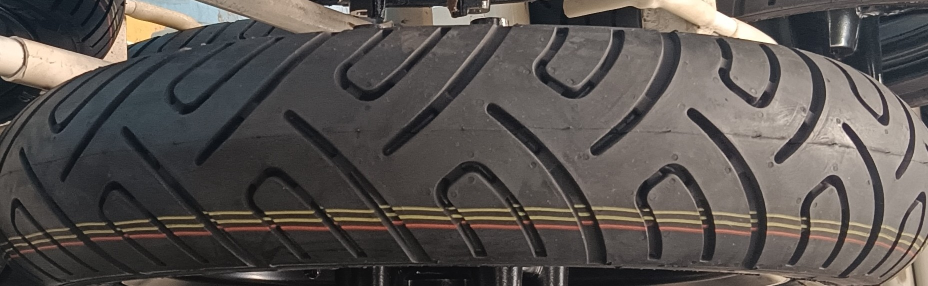
#> input picture tyre/tyre images/red_tyre.jpg, 1856 x 572 px, found by its file name (shown at 1/2 size)
$ python test_img.py
#> lines starting #> are read from the running program, lines starting #| are printed output that depends on the picture; after the words box and inside, x2 and y2 are one past the last pixel; in counts of white or black regions, pixels touching at a corner belong together
import cv2
import numpy as np

BINARY_THRESHOLD = 127
CONTOUR_ASPECT_RATIO = 3
CONTOUR_EXTENT = 0.1
STRIP_COUNT = 2
CROP_IMAGE = False
CROP_WINDOW_X = 100
CROP_WINDOW_Y = 100
CROP_WINDOW_HEIGHT = 500
CROP_WINDOW_WIDTH = 1500
COLOR_DISTANCE_TOLERANCE = 50000
TYRE_VARIANTS = {
    'variant1': [(255, 255, 255), (255, 255, 255), (0, 255, 255)],
    'variant2': [(0, 255, 255), (0, 255, 255), (0, 0, 255)],
}

class Strip:
    def __init__(self, contour=None, rect=None):
        self.contour = contour
        self.rect = rect

    def center(self):
        M = cv2.moments(self.contour)
        cY = int(M["m01"] / M["m00"])
        cX = int(M["m10"] / M["m00"])
        return (cX, cY)

def find_contours(gray):
    _, thresh = cv2.threshold(gray, BINARY_THRESHOLD, 255, cv2.THRESH_BINARY)
    thresh = cv2.adaptiveThreshold(gray, 255, cv2.ADAPTIVE_THRESH_GAUSSIAN_C, cv2.THRESH_BINARY, 101,4)
    cv2.imshow('th', cv2.resize(thresh, (1200, 700)))
    gray = cv2.GaussianBlur(thresh, (5, 5), 0)
    contours, _ = cv2.findContours(gray, cv2.RETR_EXTERNAL, cv2.CHAIN_APPROX_SIMPLE) # RETRIEVE ONLY PARENT
    return contours

def filter_contours(contours):
    strips = []
    for cnt in contours:
        x, y, w, h = cv2.boundingRect(cnt)
        aspect_ratio = float(w)/h
        extent = cv2.contourArea(cnt)/(w*h)
        if aspect_ratio > CONTOUR_ASPECT_RATIO and extent > CONTOUR_EXTENT:
            strip = Strip(contour=cnt, rect=(x, y, x+w, y+h))
            strips.append(strip)
    return strips

def filter_pixels(pixelpoints, gray):
    return np.array([point for point in pixelpoints if gray[point[0][1], point[0][0]] > BINARY_THRESHOLD])

def find_pixelpoints(contour, gray):
    mask = np.zeros(gray.shape, np.uint8)
    cv2.drawContours(mask, [contour], 0, 255, -1) # "-1" means Filled solid white
    pixelpoints = cv2.findNonZero(mask)
    pixelpoints = filter_pixels(pixelpoints, gray)
    return pixelpoints

def select_strips(strips):
    for strip in strips:
        center = strip.center()
        selected_strips = []
        for strip2 in strips:
            x1, y1, x2, y2 = strip2.rect
            if x1 <= center[0] <= x2:
                selected_strips.append(strip2)
            if len(selected_strips) == STRIP_COUNT:
                break
        if len(selected_strips) == STRIP_COUNT:
            break
    if len(selected_strips) != STRIP_COUNT:
        print(f"Error: Could not find {STRIP_COUNT} strips")
        exit()
    return sorted(selected_strips, key=lambda strip: strip.center()[1])

# [16 lines left out: function k_means, not called in this run]

def extract_color(strip, gray, img, k=1, max_iterations=10):
    pixelpoints = find_pixelpoints(strip.contour, gray)
    masked_pixels = []
    for point in pixelpoints:
        x, y = point[0]
        pixel = img[y, x]
        masked_pixels.append(pixel)
    masked_pixels = np.array(masked_pixels).reshape(-1, 3)
    if k == 1:
        mean_col = np.mean(masked_pixels, axis=0)
        return tuple(int(pixel) for pixel in mean_col)
    centroids, labels = k_means(masked_pixels, k, max_iterations)
    largest_cluster_idx = np.argmax([np.sum(labels == i) for i in range(k)])
    return tuple(int(pixel) for pixel in centroids[largest_cluster_idx])

# [12 lines left out: function find_variant, not called in this run]

if __name__ == "__main__":
    file = r"C:\Users\aditya.raj\Desktop\project_aruco\tyre\tyre images\red_tyre.jpg"
    img = cv2.imread(file)
#> img is the input picture: shape (572, 1856, 3); mean B, G, R 79.2, 82.3, 87.4
    try:
        if CROP_IMAGE:
            img = img[CROP_WINDOW_Y:CROP_WINDOW_Y+CROP_WINDOW_HEIGHT, CROP_WINDOW_X:CROP_WINDOW_X+CROP_WINDOW_WIDTH]
        img_copy = img.copy() ###### REMOVE
        gray = cv2.cvtColor(img, cv2.COLOR_BGR2GRAY)
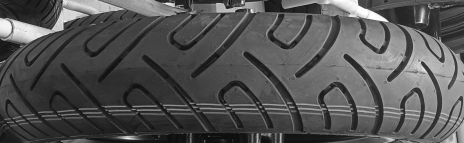
#> gray: shape (572, 1856) (shown at 1/4 size); min 0, max 255, mean 83.5
        contours = find_contours(gray)
#> in find_contours, `_, thresh = cv2.threshold(gray, BINARY_THRESHOLD, 255, cv2.THRESH_BINA..`:
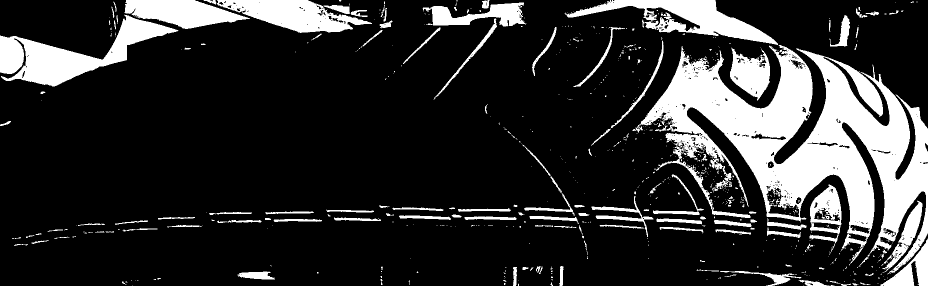
#> thresh: shape (572, 1856) (shown at 1/2 size); 19% white; 730 white regions (580 under 20 px), largest, box (x1, y1, x2, y2) and area: (1282, 90, 1856, 549) 103118, (0, 29, 357, 173) 18236, (1129, 0, 1556, 90) 13162
#> in find_contours, `thresh = cv2.adaptiveThreshold(gray, 255, cv2.ADAPTIVE_THRESH_GAUSSIAN..`:
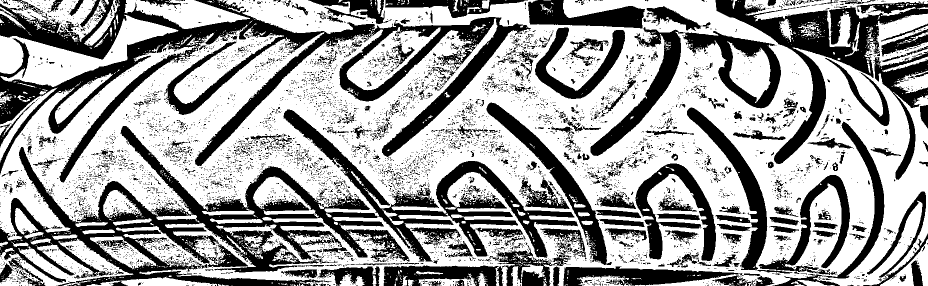
#> thresh: shape (572, 1856) (shown at 1/2 size); 62.5% white; 6608 black regions (6144 under 20 px)
#> in find_contours, `cv2.imshow('th', cv2.resize(thresh, (1200, 700)))`:
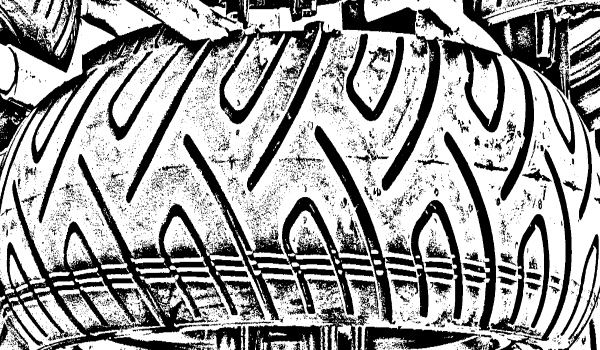
#> window 'th': shape (700, 1200) (shown at 1/2 size); min 0, max 255, mean 159.5
#> in find_contours, `gray = cv2.GaussianBlur(thresh, (5, 5), 0)`:
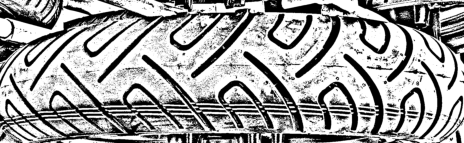
#> gray: shape (572, 1856) (shown at 1/4 size); min 0, max 255, mean 159.5
#> in find_contours, `contours, _ = cv2.findContours(gray, cv2.RETR_EXTERNAL, cv2.CHAIN_APPR..`: contours = 24 contours, 4 with area under 20; largest, box (x1, y1, x2, y2) and area: (0, 0, 1856, 572) 983980, (0, 0, 242, 100) 15577, (787, 538, 978, 572) 3338, (1781, 137, 1856, 189) 2354, (1078, 0, 1110, 33) 489
        strips = filter_contours(contours)
#> the loop in filter_contours, `for cnt in contours:` made 24 passes
#> (x, y, w, h, aspect_ratio, extent) on passes 5, 6, 7, 8, 10, 15, 17, 18: (20, 213, 7, 6, 1.17, 0.643), (1802, 184, 6, 6, 1, 0.681), (44, 181, 14, 9, 1.56, 0.663), (1781, 137, 75, 52, 1.44, 0.604), (1664, 102, 8, 9, 0.889, 0.736), (925, 17, 6, 7, 0.857, 0.702), (1461, 0, 22, 20, 1.1, 0.449), (1078, 0, 32, 33, 0.97, 0.463)
#> after the loop in filter_contours, `for cnt in contours:`: strips = 5 items
#> strips = 5 items
        cv2.drawContours(img_copy, [strip.contour for strip in strips], -1, (255, 0, 0), 2) #### REMOVE
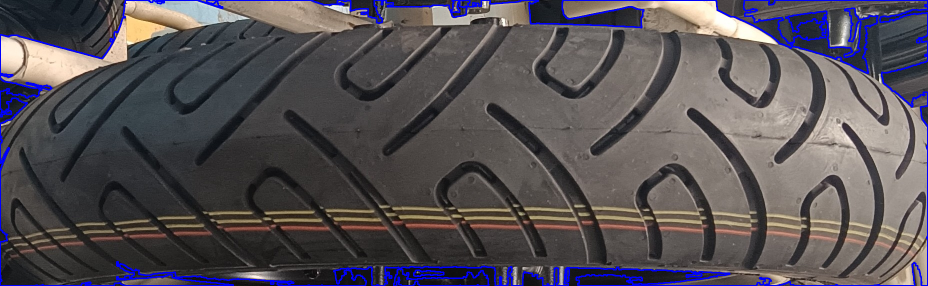
#> img_copy: shape (572, 1856, 3) (shown at 1/2 size); 3.18% of pixels changed, all inside (x1, y1, x2, y2) = (0, 0, 1856, 572)
        if len(strips) < STRIP_COUNT:
            print(f"Error: Could not find {STRIP_COUNT} strips")
            cv2.imshow('img', cv2.resize(img_copy, (CROP_WINDOW_WIDTH, CROP_WINDOW_HEIGHT))) ### REMOVE
            cv2.waitKey(0) ### REMOVE
            cv2.destroyAllWindows() ### REMOVE
            exit()
        selected_strips = select_strips(strips)
#> the loop in select_strips, `for strip in strips:` made 1 pass
#> center on pass 1: (565, 567)
#> selected_strips = 2 items
        for strip in selected_strips: #### REMOVE
            x1, y1, x2, y2 = strip.rect #### REMOVE
            cv2.rectangle(img_copy, (x1, y1), (x2, y2), (0, 255, 0), 3) #### REMOVE
#> this loop made 2 passes
#> (x1, y1, x2, y2) on passes 1 to 2: (0, 0, 1856, 572), (554, 565, 578, 572)
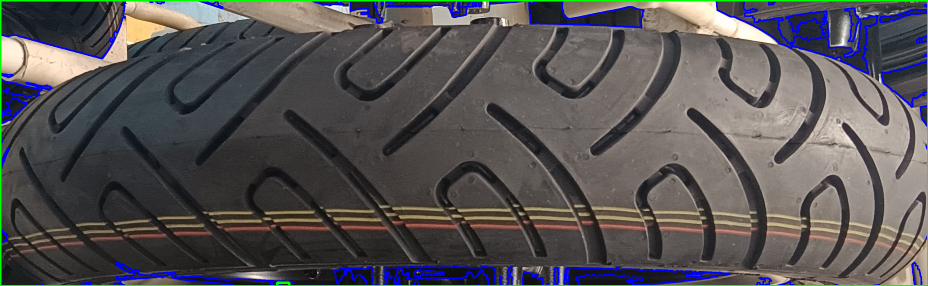
#> img_copy: shape (572, 1856, 3) (shown at 1/2 size); 1.16% of pixels changed, all inside (x1, y1, x2, y2) = (0, 0, 1856, 572)
        pattern = []
        for strip in selected_strips:
            color = extract_color(strip, gray, img, k=1)
            pattern.append(color)
            cv2.rectangle(img_copy, (strip.rect[0], strip.rect[1]), (strip.rect[2], strip.rect[3]), color, -1) #### REMOVE
        print(pattern)
        # variant = find_variant(pattern)
        # print(variant)
        cv2.imshow('img', cv2.resize(img_copy, (CROP_WINDOW_WIDTH, CROP_WINDOW_HEIGHT))) ### REMOVE

        height, width = (300, STRIP_COUNT*50) #### REMOVE
        section_width = width // STRIP_COUNT #### REMOVE
        pattern_img = np.zeros((height, width, 3), dtype=np.uint8) #### REMOVE
        for i in range(STRIP_COUNT):
            pattern_img[:, i*section_width:(i+1)*section_width] = extract_color(selected_strips[i], gray, img) #### REMOVE
        cv2.imshow('Pattern', pattern_img) #### REMOVE
        cv2.imwrite('pattern_yellow.jpg', pattern_img) #### REMOVE
        cv2.imwrite('tyre_segment.jpg', img_copy) ### REMOVE
    except:
        pass
    cv2.waitKey(0) ### REMOVE
    cv2.destroyAllWindows() ### REMOVE

$ run again, with tyre/tyre images/4835.jpg copied over tyre/tyre images/red_tyre.jpg
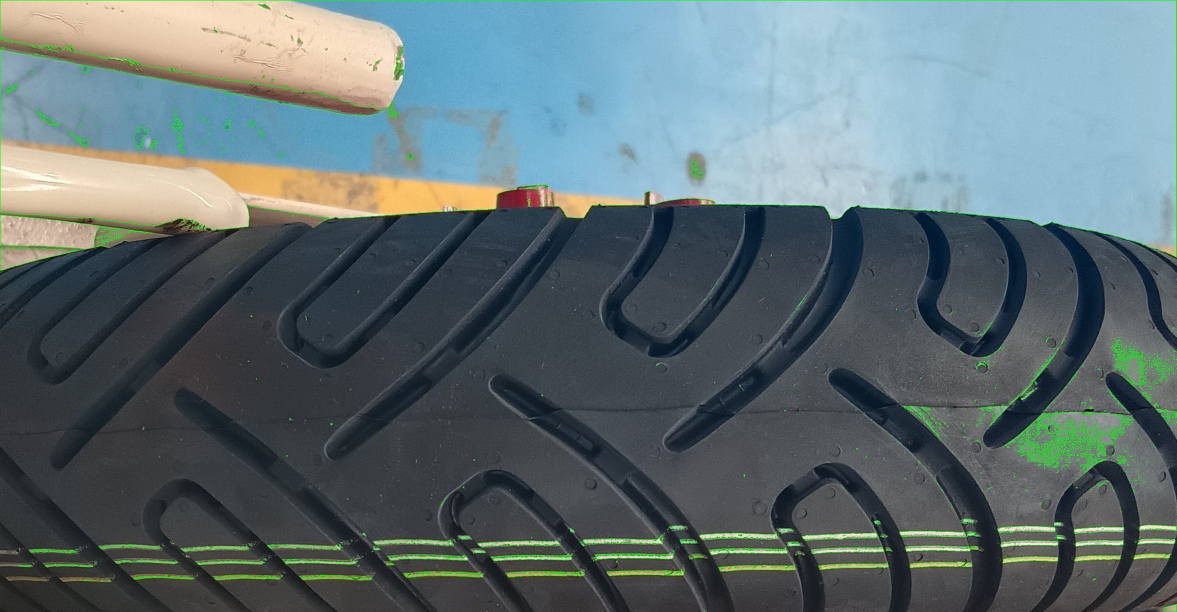
#> input picture tyre/tyre images/4835.jpg, 2353 x 1224 px, found by its file name (shown at 1/2 size)
#> img is the input picture: shape (1224, 2353, 3); mean B, G, R 113.2, 110.1, 94.8
#> in find_contours, `_, thresh = cv2.threshold(gray, BINARY_THRESHOLD, 255, cv2.THRESH_BINA..`:
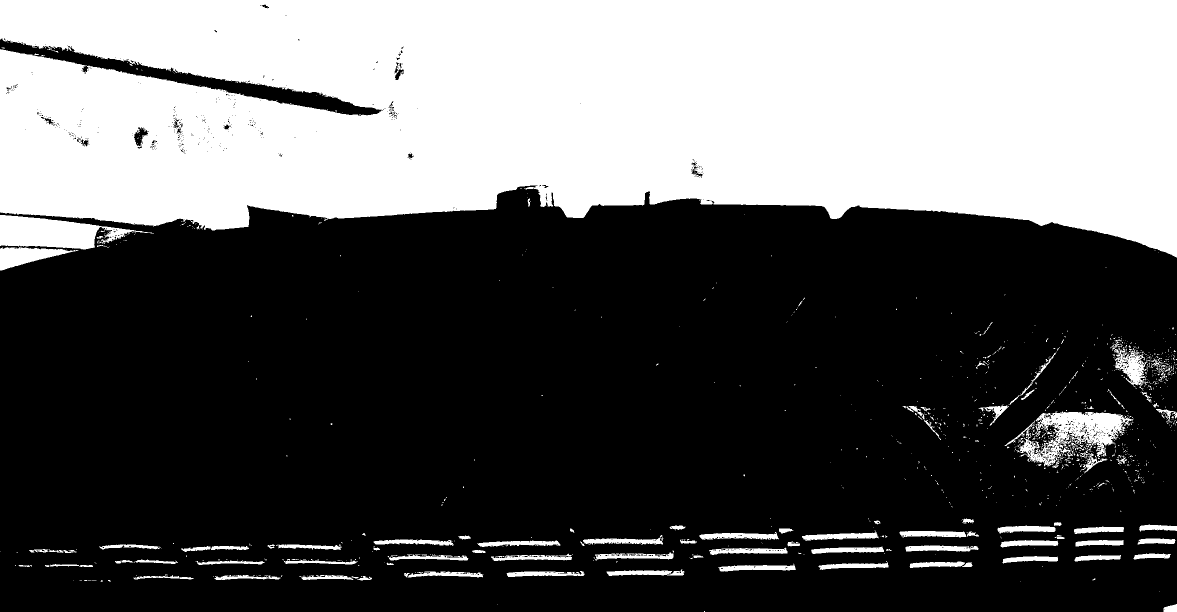
#> thresh: shape (1224, 2353) (shown at 1/2 size); 37.1% white; 1052 white regions (934 under 20 px), largest, box (x1, y1, x2, y2) and area: (0, 0, 2353, 515) 990605, (0, 430, 308, 499) 11631, (2009, 822, 2267, 936) 11214
#> in find_contours, `contours, _ = cv2.findContours(gray, cv2.RETR_EXTERNAL, cv2.CHAIN_APPR..`: contours = 68 contours, 26 with area under 20; largest, box (x1, y1, x2, y2) and area: (0, 0, 2353, 1224) 2599612, (1238, 404, 1495, 690) 41248, (2084, 947, 2251, 1224) 23747, (2251, 1141, 2353, 1224) 3288, (1588, 1099, 1612, 1147) 520
#> the loop in filter_contours, `for cnt in contours:` made 68 passes
#> (x, y, w, h, aspect_ratio, extent) on passes 1, 2, 3, 4, 6: (1638, 1221, 5, 3, 1.67, 0.533), (1243, 1221, 5, 3, 1.67, 0.533), (659, 1221, 6, 3, 2, 0.556), (1614, 1219, 5, 5, 1, 0.64), (1950, 1198, 5, 5, 1, 0.64)
#> after the loop in filter_contours, `for cnt in contours:`: strips = []
#> `cv2.imshow('img', cv2.resize(img_copy, (CROP_WINDOW_WIDTH, CROP_WINDOW..`:
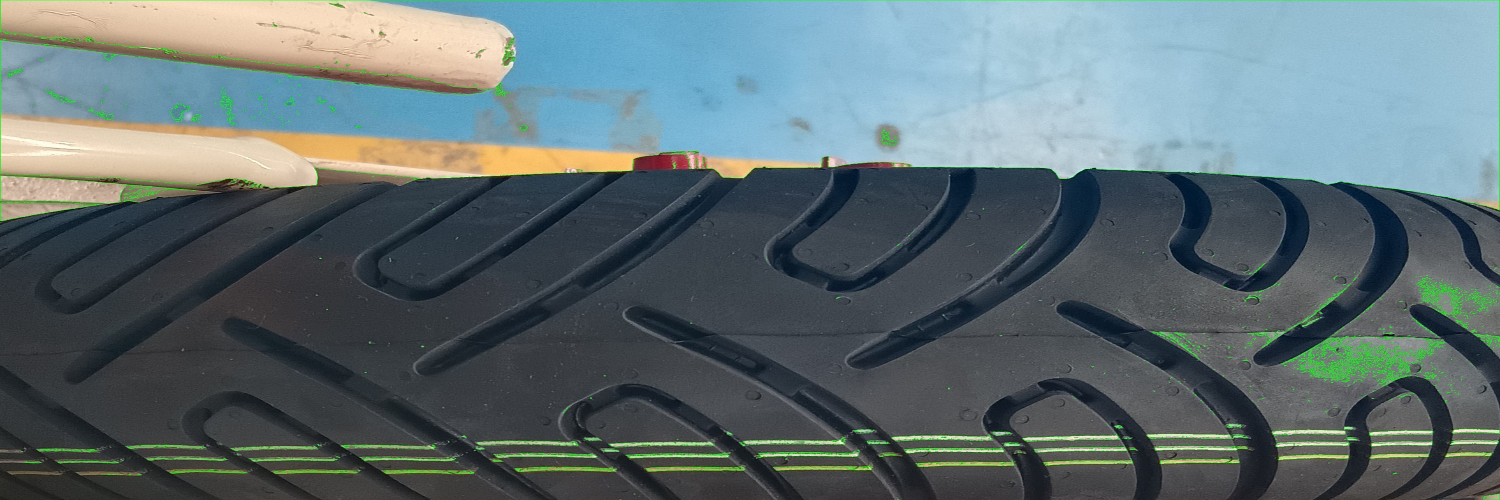
#> window 'img': shape (500, 1500, 3); mean B, G, R 113.1, 110, 94.6

$ run again, with tyre/tyre images/IMG_20241220_124649.jpg copied over tyre/tyre images/red_tyre.jpg
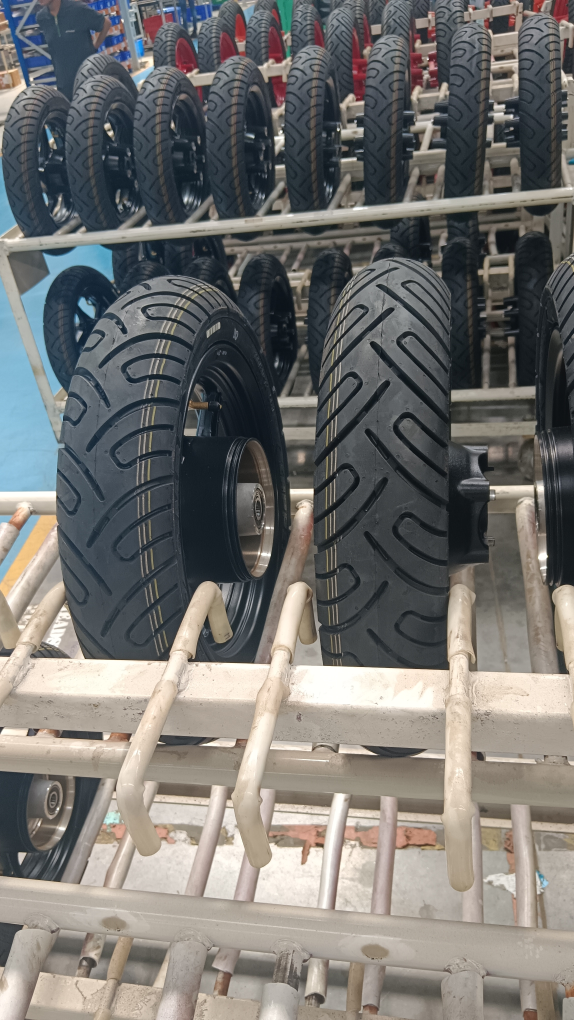
#> input picture tyre/tyre images/IMG_20241220_124649.jpg, 2296 x 4080 px, found by its file name (shown at 1/4 size)
#> img is the input picture: shape (4080, 2296, 3); mean B, G, R 112.9, 115.6, 116.8
#> in find_contours, `_, thresh = cv2.threshold(gray, BINARY_THRESHOLD, 255, cv2.THRESH_BINA..`:
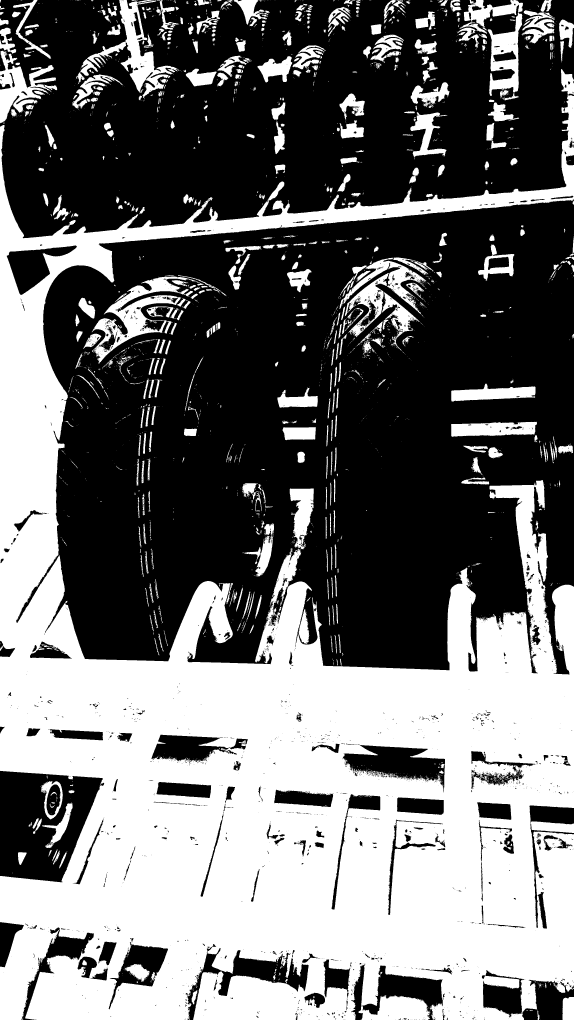
#> thresh: shape (4080, 2296) (shown at 1/4 size); 43.7% white; 3669 white regions (2928 under 20 px), largest, box (x1, y1, x2, y2) and area: (0, 276, 2296, 4080) 3540600, (367, 1106, 794, 1455) 37108, (320, 0, 717, 397) 34452
#> in find_contours, `cv2.imshow('th', cv2.resize(thresh, (1200, 700)))`:
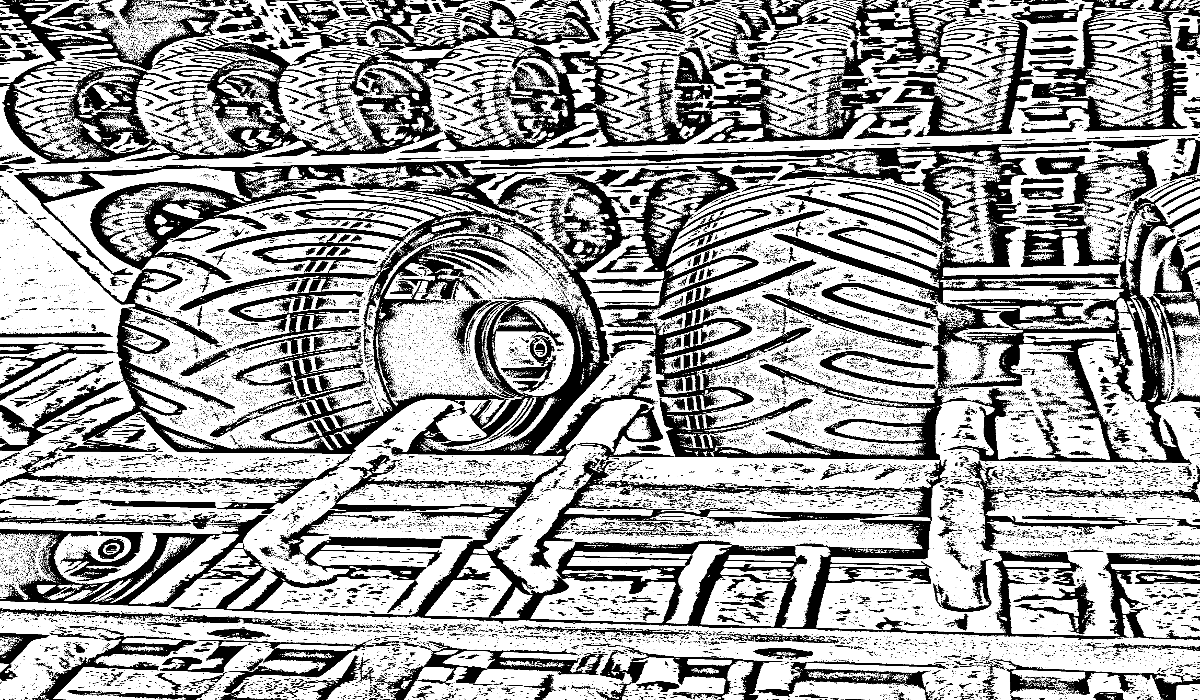
#> window 'th': shape (700, 1200); min 0, max 255, mean 163.1
#> in find_contours, `contours, _ = cv2.findContours(gray, cv2.RETR_EXTERNAL, cv2.CHAIN_APPR..`: contours = 74 contours, 27 with area under 20; largest, box (x1, y1, x2, y2) and area: (0, 0, 2296, 4080) 8908492, (810, 3230, 1024, 3606) 41662, (1337, 3355, 1510, 3654) 38770, (170, 3124, 376, 3520) 13725, (1073, 3307, 1295, 3394) 9184
#> the loop in filter_contours, `for cnt in contours:` made 74 passes
#> (x, y, w, h, aspect_ratio, extent) on passes 4, 5, 8, 9, 11, 12, 14, 16: (2109, 4051, 28, 29, 0.966, 0.661), (613, 4027, 6, 7, 0.857, 0.69), (2248, 3986, 48, 94, 0.511, 0.941), (764, 3961, 27, 58, 0.466, 0.507), (1318, 3887, 61, 43, 1.42, 0.671), (0, 3837, 4, 6, 0.667, 0.604), (229, 3760, 92, 43, 2.14, 0.663), (0, 3707, 45, 128, 0.352, 0.603)
#> after the loop in filter_contours, `for cnt in contours:`: strips = 5 items
#> the loop in select_strips, `for strip in strips:` made 5 passes
#> center on passes 1 to 5: (445, 4077), (2209, 3307), (1990, 4), (873, 3), (77, 2)
